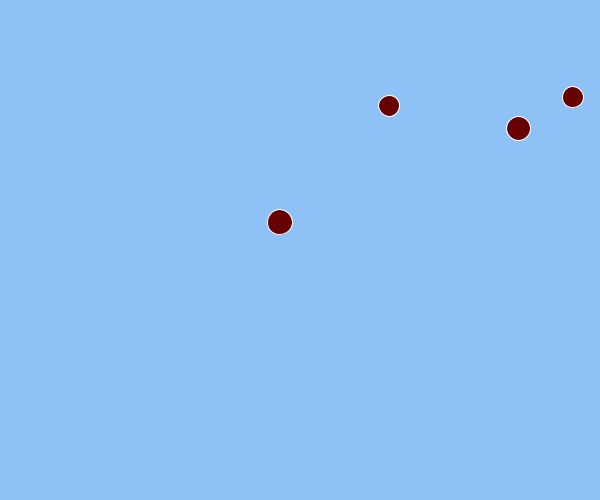
Frame 1 (no input)
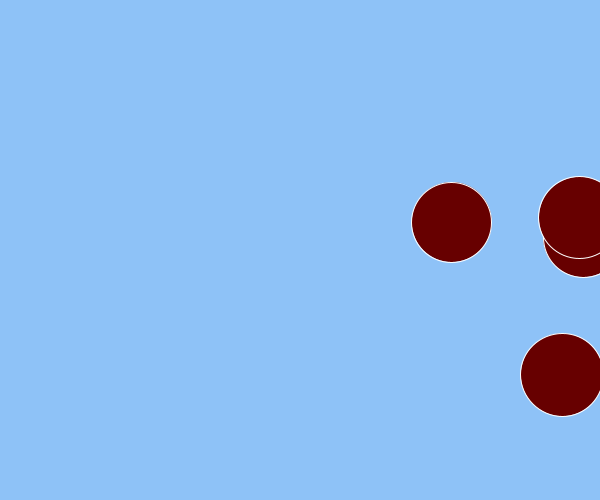
Frame 60 (the mouse pressed at the canvas centre just before this capture)
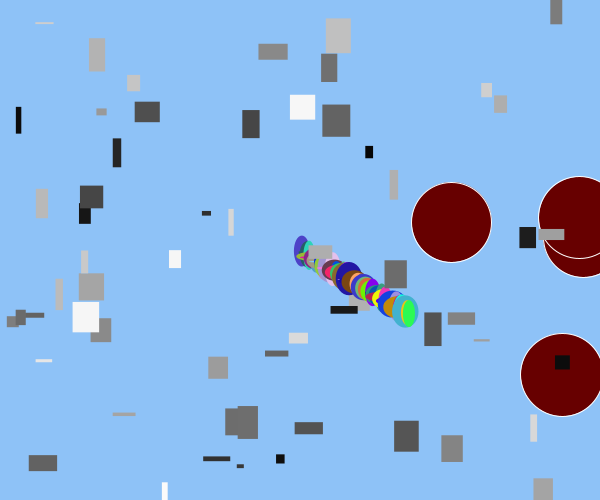
Frame 120 (the mouse held since frame 60 and released just before this capture)

The Processing sketch that drew these frames (run headless with seeded random() and noise(); from frame 60 on, the mouse is pressed at the canvas centre):

// Processing sketch: processing_97674
// ── processing_97674.pde


float posx;
float posy;
float velx;
float vely;
float velx2;
float vely2;
float velx3;
float vely3;
float vely4;
float velx4;
float mida;
float posx1;
float posy1;
float posx2;
float posy2;
float posx3;
float posy3;
float posx4;
float posy4;
float posx5;
float posy5;
float posx0;
float posy0;
float velx0;
float vely0;
boolean cercles=true;
boolean quadrats=true;

void setup() {
  size (600,500);
 background(0);
  posx=random(0,600);
  posy=random(0,400);
  posx2=random(0,600);
  posy2=random(0,400);
  posx3=random(0,600);
  posy3=random(0,400);
  posx4=random(0,600);
  posy4=random(0,400);
  posx0=random(0,600);
  posy0=random(0,400);
  velx0=random(1,5);
  vely0=random(1,5);
  velx2=random(1,4);
  vely2=random(1,4);
  velx3=random(1,6);
  vely3=random(1,6);
  velx4=random(1,5);
  vely4=random(1,5);
  velx=random(1,5);
  vely=random(1,5);

  mida=20;
  stroke(255);
  fill(random(255),0,0);

}

void draw() {
  //background(142,194,247);


  
posx0=posx0+velx0;
posy0=posy0+vely0;

if (mousePressed){
//background(0);
  //comprobació dels límits
  if (posx0 > width) {
    velx0 = -velx0;
    posx0 = width;
  } 
   if (posx0 <0) { 
    velx0 = -velx0;
    posx0 = 0;
  }
    if (posy0  > height) {
    vely0 = -vely0;
    posy0 = height;
  } 
   if (posy0 <0) { 
     vely0 = -vely0;
    posy0 = 0;
  }
  
if(cercles){
  
  rectMode(CENTER);
  fill(random(255));
  rect(random(width),random(height),random(5,30),random(1,35));
  fill(random(255),random(255),random(255));
  ellipse(posx0,(posy0),random(10,30),random(1,35));
  
}


}else{
  //background(255);
  background(142,194,247);
  //fill(random(255),random(255),random(255));
  
//RODONES QUE VARIEN LA MIDA
//RODONA1
  //variació de la mida segons si puja o baixa

  if ((posy>height/2)||(posy>height)){
    mida=mida-0.8;
  }
  if ((posy<height/2)||(posy>0)){
    mida=mida+0.5;
  }
  
  if (mida>=80){
    mida=80;
  }
  if (mida<=5){
    mida=5;
  }
  posx=posx+velx;
  posy=posy+vely;
 
 //comprobació dels límits en l'eix x
  if ((posx+(mida/2))>=width) {
    velx=-velx; 
  }
  if ((posx-(mida/2))<=0){
    velx=-velx;
  }
  
  //comprobació dels límits en l'eix y
  if ((posy+(mida/2))>=height){
     vely=-vely;
  }
  if ((posy-(mida/2))<=0){
    vely=-vely;
  }
 
ellipse(posx,posy,mida,mida);

//RODONA2
  //variació de la mida segons si puja o baixa
  if ((posy2>height/2)||(posy2>height)){
    mida=mida-0.8;
  }
  if ((posy2<height/2)||(posy2>0)){
    mida=mida+0.5;
  }
  
  if (mida>=80){
    mida=80;
  }
  if (mida<=5){
    mida=5;
  } 
  posx2=posx2+velx2;
  posy2=posy2+vely2;
 //comprobació dels límits en l'eix x 
  if ((posx2+(mida/2))>=width) {
    velx2=-velx2;
  }
  if ((posx2-(mida/2))<=0){
    velx2=-velx2;
  } 
  //comprobació dels límits en l'eix y
  if ((posy2+(mida/2))>=height){
     vely2=-vely2; 
  }
  if ((posy2-(mida/2))<=0){
    vely2=-vely2;
  }

//stroke(255);
//fill(0,255,0);

ellipse(posx2,posy2,mida,mida);


//RODONA3
  //variació de la mida segons si puja o baixa

  if ((posy3>height/2)||(posy3>height)){
    mida=mida-0.8;
  }
  if ((posy3<height/2)||(posy3>0)){
    mida=mida+0.5;
  }
  
  if (mida>=80){
    mida=80;
  }
  if (mida<=5){
    mida=5;
  }

  
  posx3=posx3+velx3;
  posy3=posy3+vely3;
 
 //comprobació dels límits en l'eix x
  
  if ((posx3+(mida/2))>=width) {
    velx3=-velx3;  
  }
  if ((posx3-(mida/2))<=0){
    velx3=-velx3;
  }
  
  //comprobació dels límits en l'eix y

  if ((posy3+(mida/2))>=height){
     vely3=-vely3; 
  }
  if ((posy3-(mida/2))<=0){
    vely3=-vely3;
  }
//fill(255,0,0); 
ellipse(posx3,posy3,mida+2,mida+2);

//RODONA4
  //variació de la mida segons si puja o baixa
  if ((posy4>height/2)||(posy4>height)){
    mida=mida-0.8;
  }
  if ((posy4<height/2)||(posy4>0)){
    mida=mida+0.5;
  }
  
  if (mida>=80){
    mida=80;
  }
  if (mida<=5){
    mida=5;
  } 
  posx4=posx4+velx4;
  posy4=posy4+vely4;
 //comprobació dels límits en l'eix x 
  if ((posx4+(mida/2))>=width) {
    velx4=-velx4;  
  }
  if ((posx4-(mida/2))<=0){
    velx4=-velx4;
  } 
  //comprobació dels límits en l'eix y
  if ((posy4+(mida/2))>=height){
     vely4=-vely4; 
  }
  if ((posy4-(mida/2))<=0){
    vely4=-vely4;
  }

//fill(255); 
ellipse(posx4,posy4,mida+3,mida+3);
    

 }
 
/* 
 if (quadrats){
   fill(random(255),random(255),random(255));
   ellipse(posx0,(posy0),random(10,30),random(1,35));
  
}

*/

}




void mousePressed(){
 posx=mouseX;
 posy=mouseY;
 posx2=mouseX;
 posy2=mouseY;
 posx3=mouseX;
 posy3=mouseY; 
 posx4=mouseX;
 posy4=mouseY;
 posx0=mouseX;
 posy0=mouseY;
background(0);
 noStroke();
 fill(random(255),random(255),random(255));
  
}
